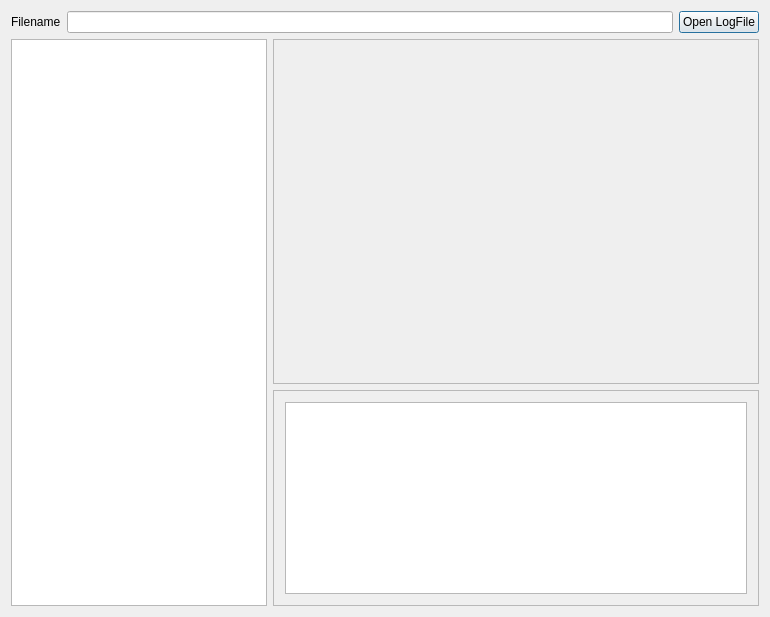
<?xml version="1.0" encoding="UTF-8"?>
<ui version="4.0">
 <class>logsDialog</class>
 <widget class="QDialog" name="logsDialog">
  <property name="geometry">
   <rect>
    <x>0</x>
    <y>0</y>
    <width>770</width>
    <height>617</height>
   </rect>
  </property>
  <property name="windowTitle">
   <string>Companion9x log viewer</string>
  </property>
  <property name="windowIcon">
   <iconset resource="companion9x.qrc">
    <normaloff>:/icon.png</normaloff>:/icon.png</iconset>
  </property>
  <layout class="QGridLayout" name="gridLayout_2" rowstretch="0,1,0" columnstretch="0,1" rowminimumheight="0,1,0">
   <item row="1" column="0" rowspan="2">
    <widget class="QTableWidget" name="tableWidget_2">
     <property name="sizePolicy">
      <sizepolicy hsizetype="MinimumExpanding" vsizetype="Expanding">
       <horstretch>0</horstretch>
       <verstretch>0</verstretch>
      </sizepolicy>
     </property>
    </widget>
   </item>
   <item row="1" column="1">
    <widget class="QFrame" name="frame_2">
     <property name="sizePolicy">
      <sizepolicy hsizetype="Expanding" vsizetype="Expanding">
       <horstretch>0</horstretch>
       <verstretch>0</verstretch>
      </sizepolicy>
     </property>
     <property name="frameShape">
      <enum>QFrame::StyledPanel</enum>
     </property>
     <property name="frameShadow">
      <enum>QFrame::Sunken</enum>
     </property>
     <property name="lineWidth">
      <number>1</number>
     </property>
     <property name="midLineWidth">
      <number>0</number>
     </property>
     <layout class="QVBoxLayout" name="verticalLayout_3">
      <property name="spacing">
       <number>0</number>
      </property>
      <property name="margin">
       <number>0</number>
      </property>
      <item>
       <widget class="QCustomPlot" name="customPlot" native="true">
        <property name="sizePolicy">
         <sizepolicy hsizetype="Preferred" vsizetype="MinimumExpanding">
          <horstretch>0</horstretch>
          <verstretch>0</verstretch>
         </sizepolicy>
        </property>
       </widget>
      </item>
     </layout>
    </widget>
   </item>
   <item row="2" column="1">
    <widget class="QScrollArea" name="scrollArea">
     <property name="minimumSize">
      <size>
       <width>0</width>
       <height>150</height>
      </size>
     </property>
     <property name="widgetResizable">
      <bool>true</bool>
     </property>
     <widget class="QWidget" name="scrollAreaWidgetContents">
      <property name="geometry">
       <rect>
        <x>0</x>
        <y>0</y>
        <width>496</width>
        <height>200</height>
       </rect>
      </property>
      <layout class="QFormLayout" name="formLayout">
       <property name="fieldGrowthPolicy">
        <enum>QFormLayout::ExpandingFieldsGrow</enum>
       </property>
       <item row="0" column="0" colspan="2">
        <widget class="QTableWidget" name="logTable"/>
       </item>
      </layout>
     </widget>
    </widget>
   </item>
   <item row="0" column="0" colspan="2">
    <layout class="QHBoxLayout" name="horizontalLayout">
     <item>
      <widget class="QLabel" name="label">
       <property name="text">
        <string>Filename</string>
       </property>
      </widget>
     </item>
     <item>
      <widget class="QLineEdit" name="FileName_LE">
       <property name="readOnly">
        <bool>true</bool>
       </property>
      </widget>
     </item>
     <item>
      <widget class="QPushButton" name="fileOpen_BT">
       <property name="text">
        <string>Open LogFile</string>
       </property>
      </widget>
     </item>
    </layout>
   </item>
  </layout>
 </widget>
 <layoutdefault spacing="6" margin="11"/>
 <customwidgets>
  <customwidget>
   <class>QCustomPlot</class>
   <extends>QWidget</extends>
   <header>./qcustomplot.h</header>
   <container>1</container>
  </customwidget>
 </customwidgets>
 <resources>
  <include location="companion9x.qrc"/>
 </resources>
 <connections/>
</ui>
